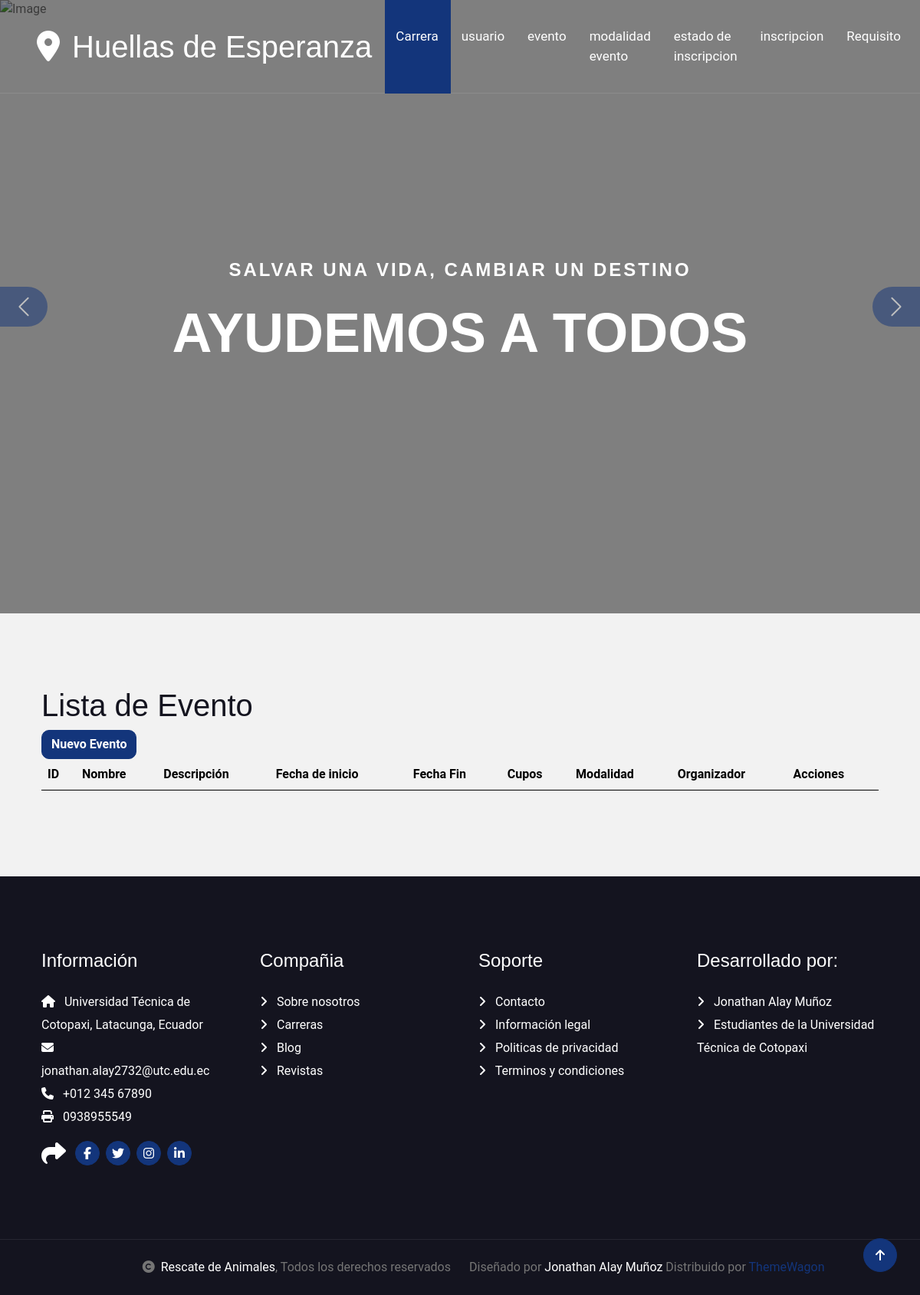
Before: /evento with the older database file.
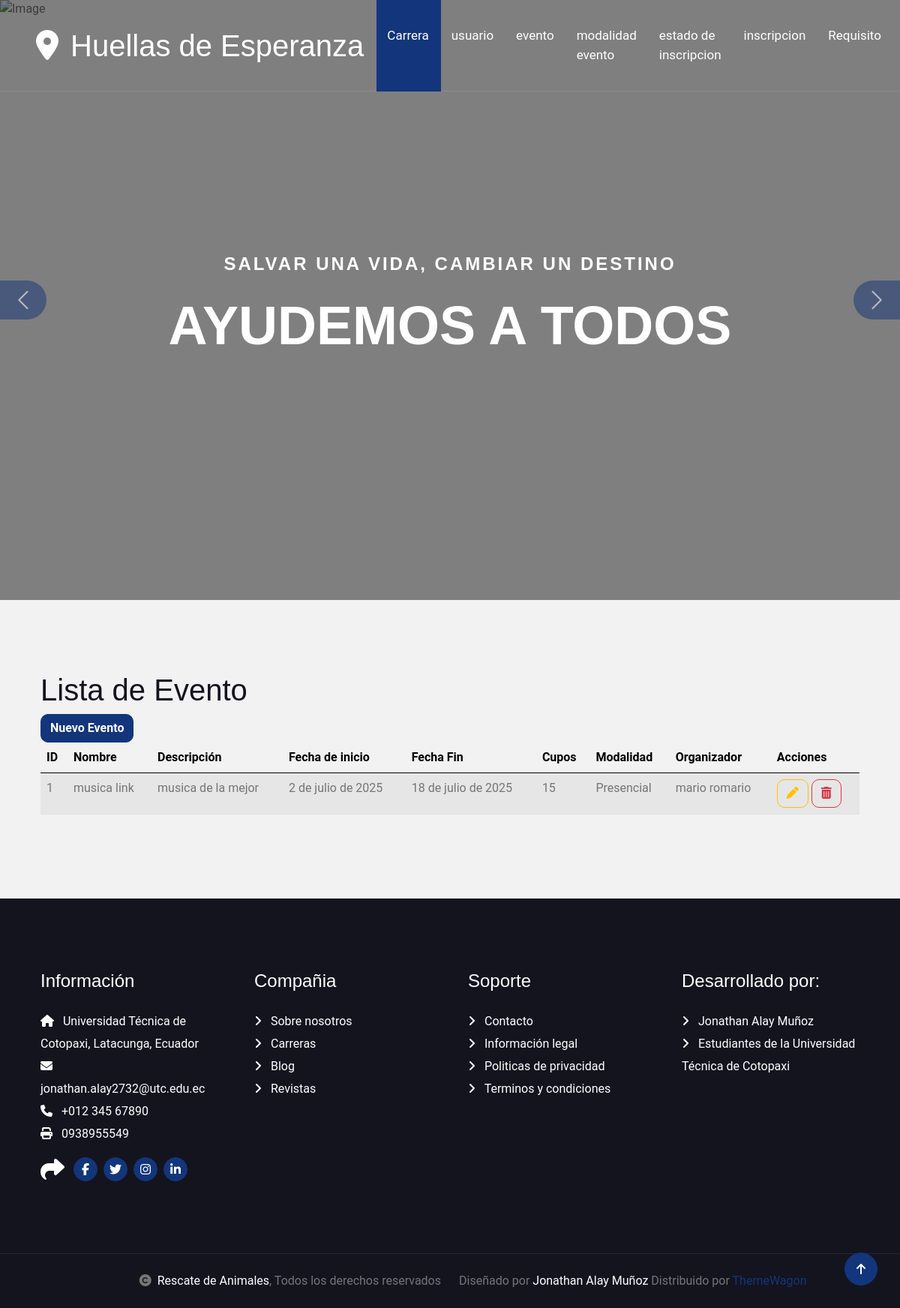
After: the same page with the newer database file.
### Aplicaciones/Eventos/models.py (models this page shows, shortened)
class Evento(models.Model):
    nombre = models.CharField(max_length=200)
    descripcion = models.TextField()
    fecha_inicio = models.DateField()
    fecha_fin = models.DateField()
    cupos = models.PositiveIntegerField()
    modalidad = models.ForeignKey(ModalidadEvento, on_delete=models.SET_NULL, null=True)
    organizador = models.ForeignKey(Usuario, on_delete=models.CASCADE, related_name='eventos_organizados')

class ModalidadEvento(models.Model):
    tipo = models.CharField(max_length=50)
    def __str__(self):
        return self.tipo

class Usuario(models.Model):
    nombre_completo = models.CharField(max_length=100)
    correo = models.EmailField(unique=True)
    tipo = models.CharField(max_length=20)  # estudiante, docente, admin
    carrera = models.ForeignKey(Carrera, on_delete=models.SET_NULL, null=True)
    semestre = models.CharField(max_length=10)
    def __str__(self):
        return self.nombre_completo

### Aplicaciones/Eventos/views.py (the view)
# urls.py: path('evento', views.evento, name='evento'),
def evento(request):
    eventos = Evento.objects.all()
    return render(request, "evento.html", {'eventos': eventos})

### Aplicaciones/Eventos/templates/evento.html (shortened to what this page needs)
{% extends './plantilla.html' %}
{% block contenido %}
<h1>Lista de Evento</h1>
<a href ="/nuevoEvento" class="btn btn-primary ">Nuevo Evento</a>
<table class="table table-striped">
    <thead>
        <tr>
            <th>ID</th>
            <th>Nombre</th>
            <th>Descripción</th>
            <th>Fecha de inicio</th>
            <th>Fecha Fin</th>
            <th>Cupos</th>
            <th>Modalidad</th>
            <th>Organizador</th>
            <th>Acciones</th>
        </tr>
    </thead>
    <tbody>
        {% for evento in eventos %}
        <tr>
            <td>{{ evento.id }}</td>
            <td>{{ evento.nombre }}</td>
            <td>{{ evento.descripcion }}</td>
            <td>{{ evento.fecha_inicio }}</td>
            <td>{{ evento.fecha_fin }}</td>
            <td>{{ evento.cupos }}</td>
            <td>{{ evento.modalidad }}</td>
            <td>{{ evento.organizador }}</td>
            <td>
                <a href="editarEvento/{{ evento.id }}" class="btn btn-outline-warning">
                    <i class ="fa fa-pen"> </i>
                </a>
                <a href="#"
                onclick = "eliminarEvento('{{ evento.id }}');"
                class="btn btn-outline-danger">
                    <i class ="fa fa-trash"> </i>
                </a>
            </td>
        </tr>
        {% endfor %}
    </tbody>
</table>
{% endblock %}

Changed rows visible on the page:
added Evento: id "1", nombre "musica link", descripcion "musica de la mejor", fecha_inicio "2 de julio de 2025", fecha_fin "18 de julio de 2025", cupos "15", modalidad "Presencial", organizador "mario romario"
